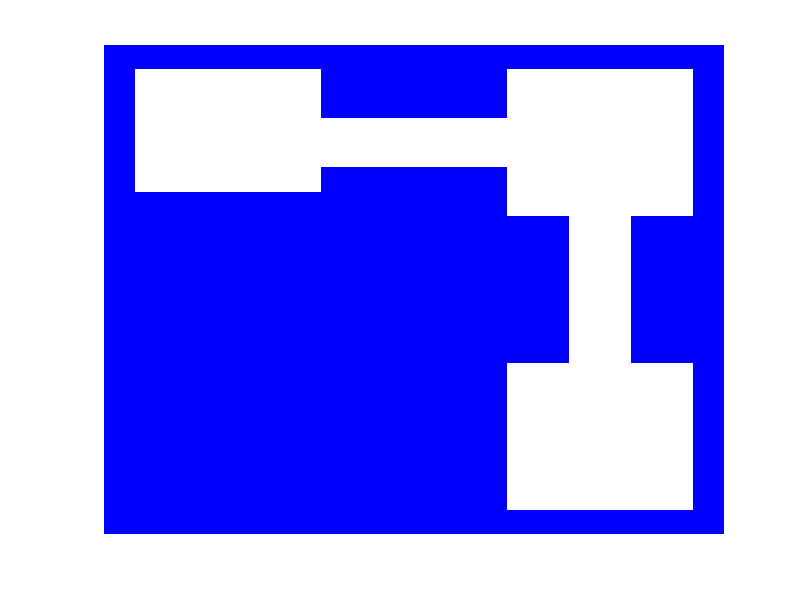

This figure's MATLAB source: (Note: this script raises an error after producing the figure.)
clc

% map_size=200;
% % occupancy grid
% I=zeros(map_size);
% I(:,1:10)=1;
% I(1:10,:)=1;
% I(10:130,10:130)=1;
% I(70:130,130:150)=1;
% I(70:130,170:190)=1;
% I(:,190:200)=1;
% I(190:200,:)=1;
% I(170:190,70:130)=1;
% I(130:150,70:130)=1;

% map
figure
hold on
patch([0 10 10 0],[0 0 200 200],'blue','edgecolor','none')
patch([0 200 200 0],[0 0 10 10],'blue','edgecolor','none')
patch([190 200 200 190],[0 0 200 200],'blue','edgecolor','none')
patch([0 200 200 0],[190 190 200 200],'blue','edgecolor','none')
patch([10 130 130 10],[10 10 140 140],'blue','edgecolor','none')
patch([70 130 130 70],[130 130 150 150],'blue','edgecolor','none')
patch([70 130 130 70],[170 170 190 190],'blue','edgecolor','none')
patch([130 130 150 150],[130 70 70 130],'blue','edgecolor','none')
patch([170 170 190 190],[130 70 70 130],'blue','edgecolor','none')
axis off

robot.width=30; robot.height=10;
robot.max_step=30;
xi=30; yi=160; thetai=pi/2;
Ci=[xi yi thetai];
p=update_robot_position(Ci,robot.width,robot.height);
h=patch(p(1,:),p(2,:),'yellow');
% plot(xi,yi,'.k','markersize',10)
drawnow

Cg=[160 30 0];
[G,iterations]=RRT_new(Ci,Cg,robot.width,robot.height,robot.max_step);
m=size(G.node);
for i=2:m(1)-1
%     p=update_robot_position(G.node(i,:),robot.width,robot.height);
%     patch(p(1,:),p(2,:),'yellow')
%     plot(G.node(i,1),G.node(i,2),'.r','markersize',10)
    p=G.parent(i,:);
    plot([G.node(i,1) p(1)],[G.node(i,2) p(2)],'-k')
    %drawnow
    %pause(0.1)
end
% p=update_robot_position(G.node(m(1),:),robot.width,robot.height);
% plot(sum(p(1,:))/4,sum(p(2,:))/4,'.g','markersize',10)
% plot(G.node(m(1),1),G.node(m(1),2),'.g','markersize',10)
p=G.parent(m(1),:);
plot([G.node(m(1),1) p(1)],[G.node(m(1),2) p(2)],'-k')

q=G.node(m(1),:);
path=q;
while ~isnan(q)
    i=find(G.node(:,1)==q(1) & G.node(:,2)==q(2) & G.node(:,3)==q(3));
    q=G.parent(i,:);
    path=[path;q];
end
path=flipud(path);
l=size(path);
for i=2:l(1)
    delete(h)
    p=update_robot_position(path(i,:),robot.width,robot.height);
    h=patch(p(1,:),p(2,:),'yellow');
    plot([path(i-1,1) path(i,1)],[path(i-1,2) path(i,2)],'-g','linewidth',3)
    drawnow
    pause(0.1)
end
delete(h)
p=update_robot_position(Cg,robot.width,robot.height);
h=patch(p(1,:),p(2,:),'yellow');
plot([path(l(1),1) Cg(1)],[path(l(1),2) Cg(2)],'-g','linewidth',3)